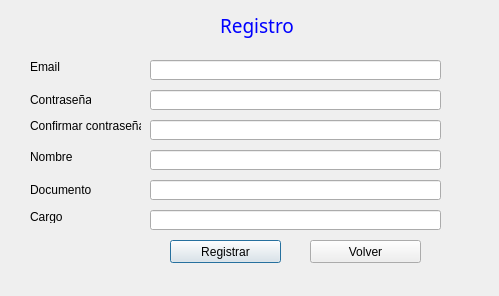
<?xml version="1.0" encoding="UTF-8"?>
<ui version="4.0">
 <class>Dialog</class>
 <widget class="QDialog" name="Dialog">
  <property name="geometry">
   <rect>
    <x>0</x>
    <y>0</y>
    <width>499</width>
    <height>296</height>
   </rect>
  </property>
  <property name="windowTitle">
   <string>Dialog</string>
  </property>
  <widget class="QLabel" name="label">
   <property name="geometry">
    <rect>
     <x>220</x>
     <y>10</y>
     <width>91</width>
     <height>31</height>
    </rect>
   </property>
   <property name="palette">
    <palette>
     <active>
      <colorrole role="WindowText">
       <brush brushstyle="SolidPattern">
        <color alpha="255">
         <red>0</red>
         <green>0</green>
         <blue>255</blue>
        </color>
       </brush>
      </colorrole>
     </active>
     <inactive>
      <colorrole role="WindowText">
       <brush brushstyle="SolidPattern">
        <color alpha="255">
         <red>0</red>
         <green>0</green>
         <blue>255</blue>
        </color>
       </brush>
      </colorrole>
     </inactive>
     <disabled>
      <colorrole role="WindowText">
       <brush brushstyle="SolidPattern">
        <color alpha="255">
         <red>120</red>
         <green>120</green>
         <blue>120</blue>
        </color>
       </brush>
      </colorrole>
     </disabled>
    </palette>
   </property>
   <property name="font">
    <font>
     <family>Arial Black</family>
     <pointsize>14</pointsize>
     <weight>10</weight>
     <italic>false</italic>
     <bold>false</bold>
    </font>
   </property>
   <property name="styleSheet">
    <string notr="true">font: 87 14pt &quot;Arial Black&quot;;</string>
   </property>
   <property name="text">
    <string>Registro</string>
   </property>
  </widget>
  <widget class="QLabel" name="label_2">
   <property name="geometry">
    <rect>
     <x>30</x>
     <y>210</y>
     <width>47</width>
     <height>13</height>
    </rect>
   </property>
   <property name="text">
    <string>Cargo</string>
   </property>
  </widget>
  <widget class="QLabel" name="label_3">
   <property name="geometry">
    <rect>
     <x>30</x>
     <y>180</y>
     <width>61</width>
     <height>20</height>
    </rect>
   </property>
   <property name="text">
    <string>Documento</string>
   </property>
  </widget>
  <widget class="QLabel" name="label_4">
   <property name="geometry">
    <rect>
     <x>30</x>
     <y>150</y>
     <width>47</width>
     <height>13</height>
    </rect>
   </property>
   <property name="text">
    <string>Nombre</string>
   </property>
  </widget>
  <widget class="QLabel" name="label_5">
   <property name="geometry">
    <rect>
     <x>30</x>
     <y>110</y>
     <width>111</width>
     <height>31</height>
    </rect>
   </property>
   <property name="text">
    <string>Confirmar contraseña</string>
   </property>
  </widget>
  <widget class="QLineEdit" name="passwordLineEdit_2">
   <property name="geometry">
    <rect>
     <x>150</x>
     <y>120</y>
     <width>291</width>
     <height>20</height>
    </rect>
   </property>
   <property name="echoMode">
    <enum>QLineEdit::Password</enum>
   </property>
  </widget>
  <widget class="QLineEdit" name="NamelineEdit">
   <property name="geometry">
    <rect>
     <x>150</x>
     <y>150</y>
     <width>291</width>
     <height>20</height>
    </rect>
   </property>
  </widget>
  <widget class="QLineEdit" name="DocumentLineEdit">
   <property name="geometry">
    <rect>
     <x>150</x>
     <y>180</y>
     <width>291</width>
     <height>20</height>
    </rect>
   </property>
  </widget>
  <widget class="QLineEdit" name="ChargelineEdit">
   <property name="geometry">
    <rect>
     <x>150</x>
     <y>210</y>
     <width>291</width>
     <height>20</height>
    </rect>
   </property>
  </widget>
  <widget class="QPushButton" name="pushButton_3">
   <property name="geometry">
    <rect>
     <x>170</x>
     <y>240</y>
     <width>111</width>
     <height>23</height>
    </rect>
   </property>
   <property name="text">
    <string>Registrar</string>
   </property>
  </widget>
  <widget class="QPushButton" name="pushButton_4">
   <property name="geometry">
    <rect>
     <x>310</x>
     <y>240</y>
     <width>111</width>
     <height>23</height>
    </rect>
   </property>
   <property name="text">
    <string>Volver</string>
   </property>
  </widget>
  <widget class="QLineEdit" name="passwordLineEdit">
   <property name="geometry">
    <rect>
     <x>150</x>
     <y>90</y>
     <width>291</width>
     <height>20</height>
    </rect>
   </property>
   <property name="echoMode">
    <enum>QLineEdit::Password</enum>
   </property>
  </widget>
  <widget class="QLabel" name="label_6">
   <property name="geometry">
    <rect>
     <x>30</x>
     <y>90</y>
     <width>61</width>
     <height>20</height>
    </rect>
   </property>
   <property name="text">
    <string>Contraseña</string>
   </property>
  </widget>
  <widget class="QLineEdit" name="EmaillineEdit">
   <property name="geometry">
    <rect>
     <x>150</x>
     <y>60</y>
     <width>291</width>
     <height>20</height>
    </rect>
   </property>
  </widget>
  <widget class="QLabel" name="label_7">
   <property name="geometry">
    <rect>
     <x>30</x>
     <y>60</y>
     <width>47</width>
     <height>13</height>
    </rect>
   </property>
   <property name="text">
    <string>Email</string>
   </property>
  </widget>
 </widget>
 <resources/>
 <connections/>
</ui>
